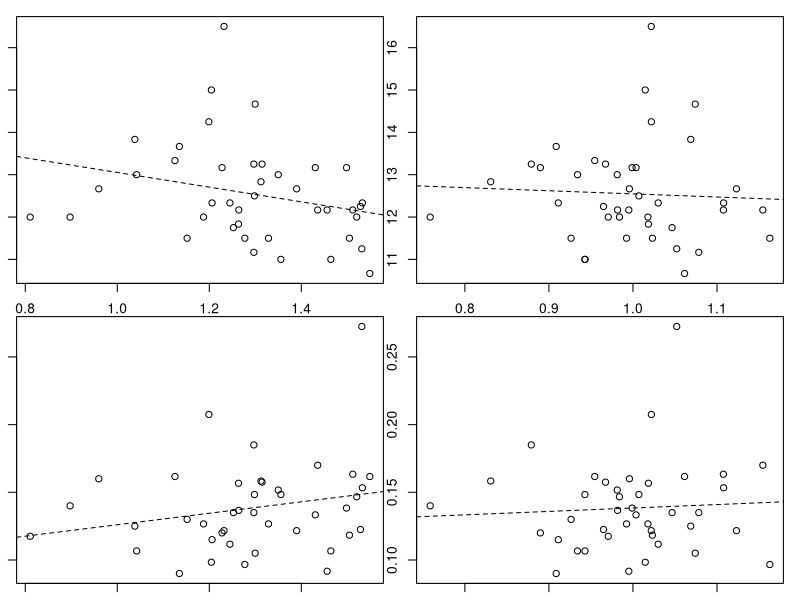
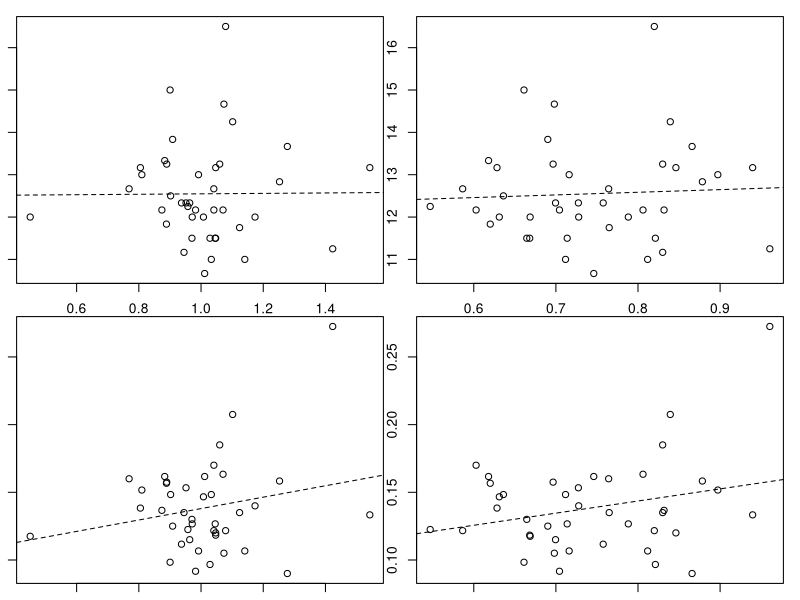
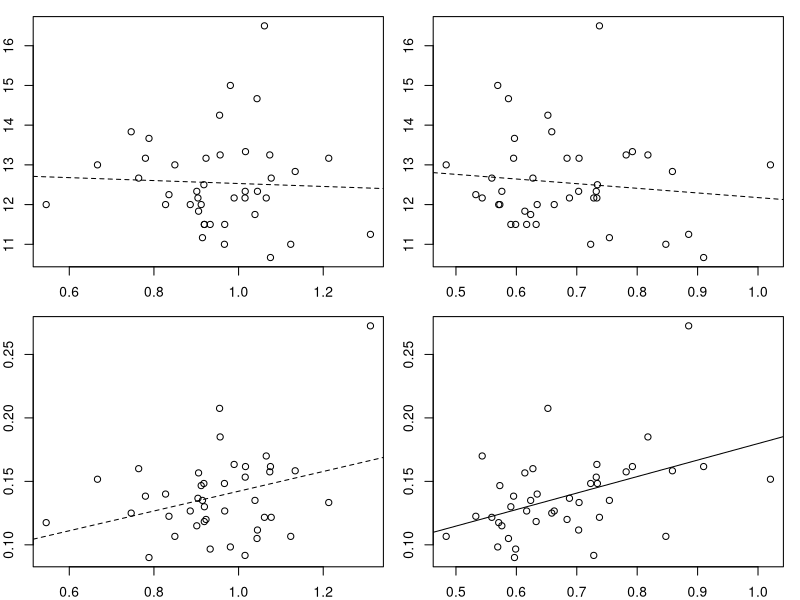
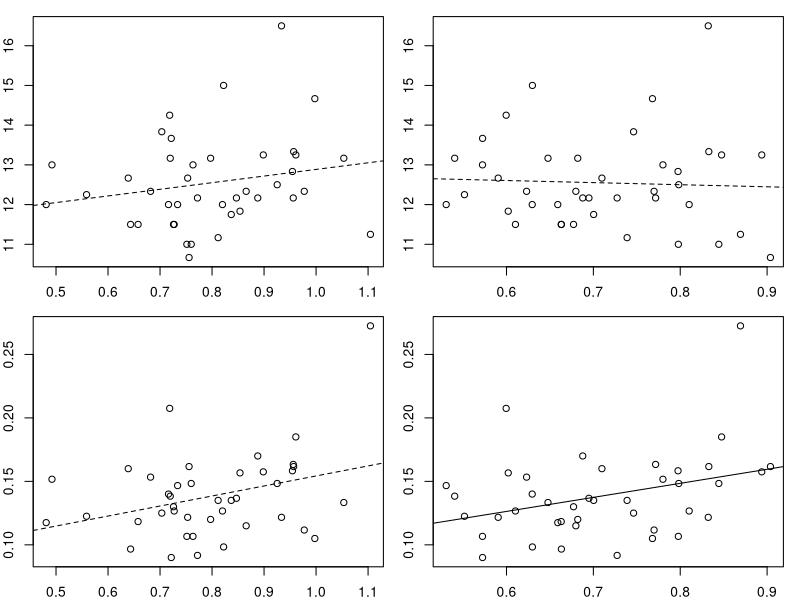

Write R code to recreate these figures, in order.
library(tidyverse)
library(here)

# Files ----
d <- read_csv(here("data_out", "Combined", "210303MassActDDA.csv"))
names(d)[5:6] <- c("Biomass", "Activity")

d20 <- subset(d, Enviro=="0.2")
d39 <- subset(d, Enviro=="0.39")
d78 <- subset(d, Enviro=="0.78")
d312 <- subset(d, Enviro=="3.12")
d625 <- subset(d, Enviro=="6.25")
d1250 <- subset(d, Enviro=="12.5")

d20_BA <- subset(d20, Drug == "BA")
d39_BA <- subset(d39, Drug == "BA")
d78_BA <- subset(d78, Drug == "BA")
d312_BA <- subset(d312, Drug == "BA")
d625_BA <- subset(d625, Drug == "BA")
d1250_BA <- subset(d1250, Drug == "BA")

#Test for normality - planktonic variables are not normal so should be using non-parametric stats = spearman rank correlation instead of the default (pearson)
shapiro.test(d312_BA$RAD50)
shapiro.test(d312_BA$FoG50)
shapiro.test(d625_BA$RAD50)
shapiro.test(d625_BA$FoG50)


# BA planktonic & penetration @ 0.78
par(mfrow=c(2, 2), mar=c(1, 1, 1,1))
plot(d78_BA$Biomass, d78_BA$RAD50)
cor.test(d78_BA$Biomass, d78_BA$RAD50, method = "spearman")
abline(lm(d78_BA$RAD50~d78_BA$Biomass), lty=2)

plot(d78_BA$Activity, d78_BA$RAD50)
cor.test(d78_BA$Activity, d78_BA$RAD50, method = "spearman")
abline(lm(d78_BA$RAD50~d78_BA$Activity), lty=2)

plot(d78_BA$Biomass, d78_BA$FoG50)
cor.test(d78_BA$Biomass, d78_BA$FoG50, method = "spearman")
abline(lm(d78_BA$FoG50~d78_BA$Biomass), lty=2)

plot(d78_BA$Activity, d78_BA$FoG50)
cor.test(d78_BA$Activity, d78_BA$FoG50, method = "spearman")
abline(lm(d78_BA$FoG50~d78_BA$Activity), lty=2)

# BA planktonic & penetration @ 3.12
par(mfrow=c(2, 2), mar=c(1, 1, 1,1))
plot(d312_BA$Biomass, d312_BA$RAD50)
cor.test(d312_BA$Biomass, d312_BA$RAD50, method = "spearman")
abline(lm(d312_BA$RAD50~d312_BA$Biomass), lty=2)

plot(d312_BA$Activity, d312_BA$RAD50)
cor.test(d312_BA$Activity, d312_BA$RAD50, method = "spearman")
abline(lm(d312_BA$RAD50~d312_BA$Activity), lty=2)

plot(d312_BA$Biomass, d312_BA$FoG50)
cor.test(d312_BA$Biomass, d312_BA$FoG50, method = "spearman")
abline(lm(d312_BA$FoG50~d312_BA$Biomass), lty=2)

plot(d312_BA$Activity, d312_BA$FoG50)
cor.test(d312_BA$Activity, d312_BA$FoG50, method = "spearman")
abline(lm(d312_BA$FoG50~d312_BA$Activity), lty=2)

# BA planktonic & penetration @ 6.25
par(mfrow=c(2, 2), mar=c(2, 2, 1,1))
plot(d625_BA$Biomass, d625_BA$RAD50)
cor.test(d625_BA$Biomass, d625_BA$RAD50, method = "spearman")
abline(lm(d625_BA$RAD50~d625_BA$Biomass), lty=2)

plot(d625_BA$Activity, d625_BA$RAD50)
cor.test(d625_BA$Activity, d625_BA$RAD50, method = "spearman")
abline(lm(d625_BA$RAD50~d625_BA$Activity), lty=2)

plot(d625_BA$Biomass, d625_BA$FoG50)
cor.test(d625_BA$Biomass, d625_BA$FoG50, method = "spearman")
abline(lm(d625_BA$FoG50~d625_BA$Biomass), lty=2)

plot(d625_BA$Activity, d625_BA$FoG50)
cor.test(d625_BA$Activity, d625_BA$FoG50, method = "spearman")
abline(lm(d625_BA$FoG50~d625_BA$Activity))


# BA planktonic & penetration @ 12.50
par(mfrow=c(2, 2), mar=c(2, 2, 1,1))
plot(d1250_BA$Biomass, d1250_BA$RAD50)
cor.test(d1250_BA$Biomass, d1250_BA$RAD50, method = "spearman")
abline(lm(d1250_BA$RAD50~d1250_BA$Biomass), lty=2)

plot(d1250_BA$Activity, d1250_BA$RAD50)
cor.test(d1250_BA$Activity, d1250_BA$RAD50, method = "spearman")
abline(lm(d1250_BA$RAD50~d1250_BA$Activity), lty=2)

plot(d1250_BA$Biomass, d1250_BA$FoG50)
cor.test(d1250_BA$Biomass, d1250_BA$FoG50, method = "spearman")
abline(lm(d1250_BA$FoG50~d1250_BA$Biomass), lty=2)

plot(d1250_BA$Activity, d1250_BA$FoG50)
cor.test(d1250_BA$Activity, d1250_BA$FoG50, method = "spearman")
abline(lm(d1250_BA$FoG50~d1250_BA$Activity))

cor.test(d20_BA$Activity, d20_BA$FoG50, method = "spearman")
cor.test(d39_BA$Activity, d39_BA$FoG50, method = "spearman")